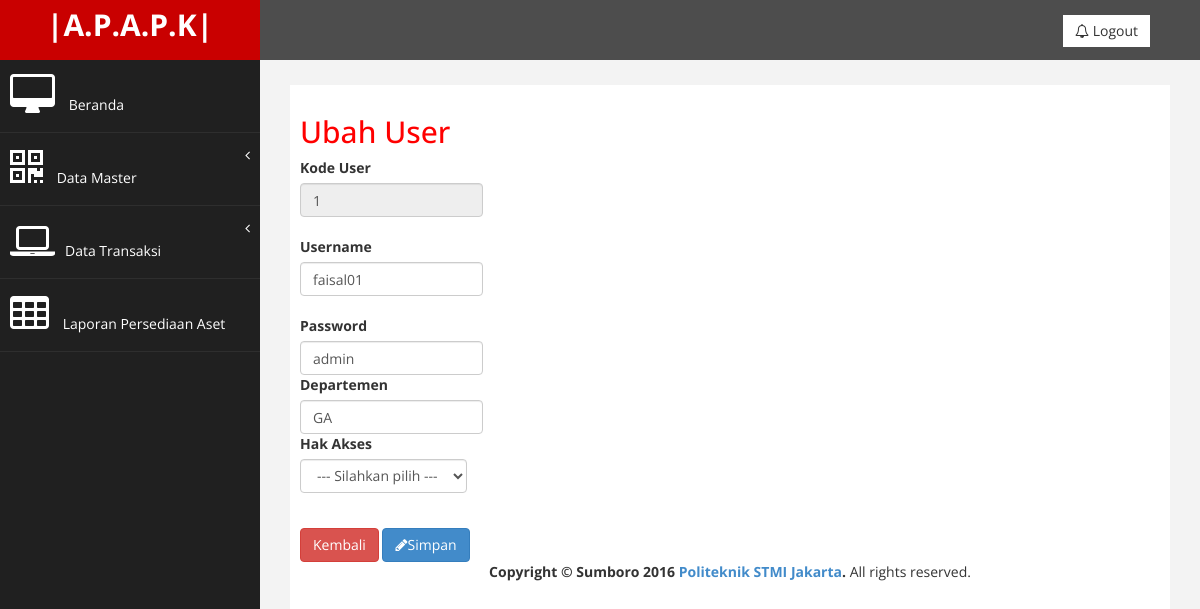
Page /index.php?halaman=ubahformuser&id_user=1 (signed in) on the committed database.
### tables this page shows
CREATE TABLE IF NOT EXISTS `user_login` (
  `id_user` int(12) NOT NULL AUTO_INCREMENT,
  `username` varchar(20) NOT NULL,
  `password` varchar(20) NOT NULL,
  `departemen` varchar(10) NOT NULL,
  `hak_akses` varchar(10) NOT NULL,
  PRIMARY KEY (`id_user`)
);

### user/ubahuser.php (the view, shortened to what this page needs)
<h2> Ubah User </h2>
<?php
$id_user = $_GET['id_user'];
$sql = mysql_query("SELECT * from user_login where id_user='$id_user'");
if($data = mysql_fetch_array($sql)){
    $id_user = $data['id_user'];
    $username = $data['username'];
    $password = $data['password'];
	$departemen = $data['departemen'];
    $hak_akses = $data['hak_akses'];
    }
?>
<form action="index.php?halaman=ubahuser" method="POST">
	<div class="form-group">
		<label>Kode User</label>
		<input type="text" name="id_user" name="id_user" class="form-control" readonly value="<?php echo $data['id_user']; ?>"> </br>
		<label>Username</label>
		<input type="text" name="username" name="kd_user" class="form-control" value="<?php echo $data['username']; ?>"> </br>
        <label>Password</label>
        <input type="text" name="password" class="form-control" value="<?php echo $data['password']; ?>">
		<label>Departemen</label>
        <input type="text" name="departemen" class="form-control" value="<?php echo $data['departemen']; ?>">
		<label>Hak Akses</label>
        <select name="hak_akses" class="form-control" required>
            <option value="">--- Silahkan pilih ---</option>
			</select></br>
			</div>
	<a href="index.php?halaman=datauser" class="btn btn-danger"></i>Kembali</a>
	<button type="submit" class="btn btn-primary" name="ubah"><i class="fa fa-pencil"></i>Simpan</button>
</form>

### assets/css/custom.css (style rules this page uses)
body { font-family: 'Open Sans', sans-serif; }
h2 { color: #f00; }

### rows in the picture
user_login: id_user "1", username "faisal01", password "admin", departemen "GA"
